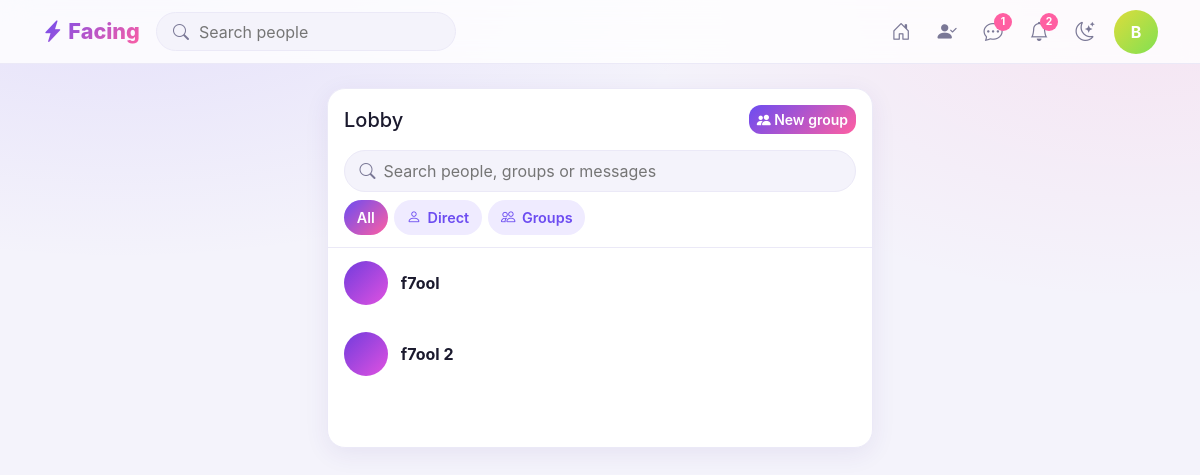
Page /messages/ (signed in) on the earlier database version.
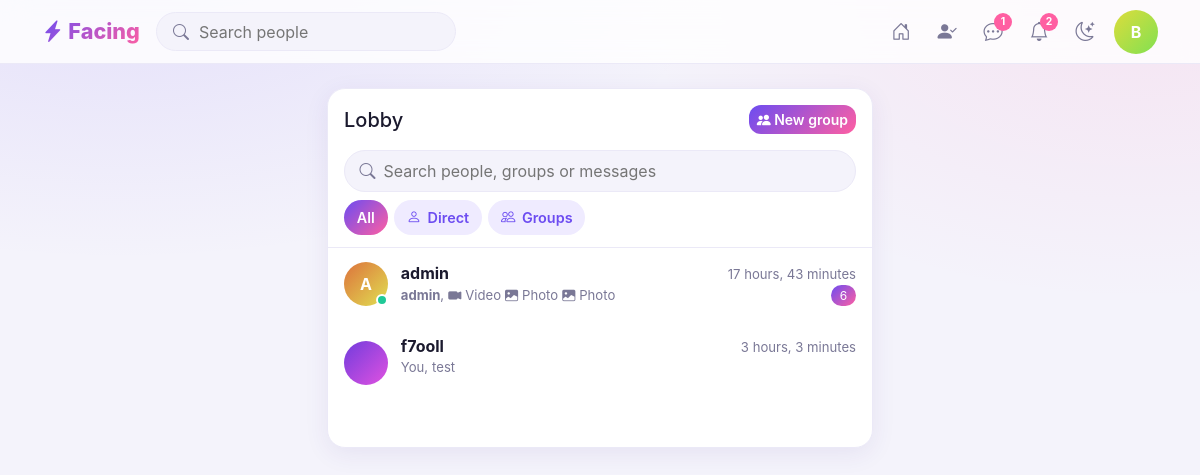
Same page on the later database version.
### accounts/models.py (models this page shows, shortened)
class User(AbstractBaseUser, PermissionsMixin):
    class Colors(models.IntegerChoices):
        YELLOW = 20, "Yellow"
        AQUA = 180, "Aqua"
        GBLUE = 150, "Green Blue"
        BLUE = 200, "Blue"
        GREEN = 100, "Green"
        PURPLE = 240, "Purple"
        YGREEN = 60, "Yellow Green"
        DPURPLE = 260, "Deep Purple"
    id = models.UUIDField(primary_key=True, default=uuid.uuid4, editable=False)
    username = models.CharField(max_length=50, unique=True)
    email = models.EmailField(max_length=300, unique=True)
    img = models.ImageField(upload_to="ProfileImg", null=True, blank=True)
    color = models.IntegerField(
        choices=Colors.choices, default=random.choice(Colors.values)
    )
    bio = models.CharField(max_length=100, null=True, blank=True)
    city = models.CharField(max_length=100, null=True, blank=True)
    place = models.CharField(max_length=100, null=True, blank=True)
    is_private = models.BooleanField(default=False)
    show_followers = models.BooleanField(default=True)
    show_following = models.BooleanField(default=True)
    check_follower = models.BooleanField(default=False)
    slug = models.SlugField(null=True, blank=True)
    verified = models.BooleanField(default=False)
    is_active = models.BooleanField(default=True)
    is_staff = models.BooleanField(default=False)
    is_admin = models.BooleanField(default=False)
    is_superuser = models.BooleanField(default=False)
    date_joined = models.DateTimeField(auto_now_add=True)
    last_login = models.DateTimeField(auto_now=True)
    USERNAME_FIELD = "email"
    REQUIRED_FIELDS = ["username"]
    objects = UserManager()

### message/models.py (models this page shows, shortened)
class Conversation(models.Model):
    id = models.UUIDField(primary_key=True, default=uuid.uuid4, editable=False)
    participants = models.ManyToManyField(User, related_name="conversations")
    admin = models.ManyToManyField(User, related_name="conversation_admin", blank=True)
    is_group = models.BooleanField(default=False)
    group_name = models.CharField(max_length=100, null=True, blank=True, unique=True)
    group_image = models.ImageField(upload_to="group_images/")
    created_at = models.DateTimeField(auto_now_add=True)
    updated_at = models.DateTimeField(auto_now=True)
    class Meta:
        ordering = ["-updated_at"]

class Message(models.Model):
    id = models.UUIDField(primary_key=True, default=uuid.uuid4, editable=False)
    conversation = models.ForeignKey(
        Conversation, related_name="messages", on_delete=models.CASCADE
    )
    sender = models.ForeignKey(
        User, related_name="message_sender", on_delete=models.CASCADE
    )
    content = models.TextField(
        validators=[MaxLengthValidator(2000)], null=True, blank=True
    )
    read = models.BooleanField(default=False)
    read_by = models.ManyToManyField(User, related_name="read_messages", blank=True)
    timestamp = models.DateTimeField(auto_now_add=True)
    class Meta:
        ordering = ["-timestamp"]

### message/views.py (the view)
# urls.py: path("", views.lobby, name="lobby"),
@login_required
def lobby(request):
    message = Message.objects.filter(
        conversation__participants=request.user
    ).select_related("sender")
    conversations = (
        Conversation.objects.filter(participants=request.user)
        .prefetch_related(
            "participants",
            Prefetch(
                "messages",
                message.prefetch_related(Prefetch("attachments")).order_by("timestamp"),
                "messages_filter",
            ),
        )
        .annotate(
            latest_messages=Max("messages__timestamp"),
            unread_count=Case(
                When(
                    is_group=False,
                    then=Count(
                        "messages",
                        filter=Q(messages__read=False)
                        & ~Q(messages__sender=request.user),
                        distinct=True,
                    ),
                ),
                When(
                    is_group=True,
                    then=Count(
                        "messages",
                        filter=Q(messages__read=False)
                        & ~Q(messages__read_by=request.user)
                        & ~Q(messages__sender=request.user),
                        distinct=True,
                    ),
                ),
            ),
            readed=Exists(
                Message.objects.filter(
                    read=True,
                    sender=request.user,
                    conversation=OuterRef("id"),
                )
            ),
        )
        .order_by("-latest_messages")
        .distinct()
    )
    context = {"conversations": conversations}
    return render(request, "messages/lobby.html", context)

### templates/messages/lobby.html (shortened to what this page needs)
{% extends 'base.html' %}
{% block body %}
<main class="container py-4"><div class="row justify-content-center"><div class="col-lg-6">
  <div class="card">
    <div class="chat-side-head">
      <h5 class="mb-0">Lobby</h5>
      <a class="btn btn-brand btn-sm ms-auto" href="{% url 'group' %}"><i class="bi bi-people-fill"></i> New group</a>
    </div>
    <div class="px-3 pb-2">
      <div class="search-box">
        <i class="bi bi-search"></i>
        <input type="search" placeholder="Search people, groups or messages" aria-label="Search conversations" data-live-search="#convList" autocomplete="off">
      </div>
    </div>
    <div class="chat-tabs" role="tablist">
      <button type="button" class="chip active" data-tab="all" data-tab-for="#convList">All</button>
      <button type="button" class="chip" data-tab="direct" data-tab-for="#convList"><i class="bi bi-person"></i> Direct</button>
      <button type="button" class="chip" data-tab="group" data-tab-for="#convList"><i class="bi bi-people"></i> Groups</button>
    </div>
    <div class="conv-list" id="convList">
      {% for i in conversations %}
        {% if i.is_group == False %}
          <a class="conv" data-item data-type="direct" href="{% url 'chat' i.id %}">
            <span class="av-wrap">
              {% if request.user == i.participants.first %}
                <span class="av" style="{% if i.participants.last.img %}background-image:url('{{ i.participants.last.img.url }}');background-size:cover;background-position:center;{% else %}--h:{{i.participants.last.color}}{% endif %}">{% if not i.participants.last.img %}{{ i.participants.last.username|first|upper }}{% endif %}</span>
              {% else %}
                <span class="av" style="{% if i.participants.first.img %}background-image:url('{{ i.participants.first.img.url }}');background-size:cover;background-position:center;{% else %}--h:{{i.participants.first.color}}{% endif %}">{% if not i.participants.first.img %}{{ i.participants.first.username|first|upper }}{% endif %}</span>
              {% endif %}
              <span class="online-dot" title="Online"></span>
            </span>
            <div class="conv-main">
              <div class="d-flex align-items-baseline gap-2">
                <b class="conv-name">
                  {% if i.participants.first != request.user %}
                    {{i.participants.first.username}}
                  {% else %}
                    {{i.participants.last.username}}
                    {% if i.participants.last.virified %}
                      <i class="bi bi-patch-check-fill verified" title="Verified"></i>
                    {% endif %}
                  {% endif %}
                </b>
                <small class="conv-time">{{i.updated_at|timesince}}</small></div>
                <div class="d-flex align-items-center gap-2">
                  {% if i.messages.all %}
                    <small class="conv-last d-flex">
                        {% if request.user != i.messages.first.sender %}
                          <b> {{ i.messages.first.sender.username }} </b>,
                        {% else %}
                          You,
                        {% endif %}
                        {% if i.messages.first.content %}
                          <p class='ms-1'> {{i.messages.first.content|truncatewords:2}} </p>
                          {% if request.user == i.messages.first.sender %}
                          {% if i.readed %}
                          <i class="bi bi-check2-all ticks seen "></i>
                          {% endif %}
                          {% endif %}
                        {% else  %}
                          {% for msg in i.messages.all %}
                            {% if msg.attachments.last.file_type == 'image' %}
                              <i class="bi bi-image-fill ms-1 me-1"></i> Photo
                            {% elif msg.attachments.last.file_type == 'video' %}
                              <i class="bi bi-camera-video-fill ms-1 me-1"></i> Video
                            {% endif %}
                          {% endfor %}
                        {% endif %}
                    </small>
                      {% if  i.unread_count %}
                      <span class="pill-count ms-auto">{{i.unread_count}}</span>
                      {% endif %}
                  {% endif %}
              </div>
            </div>
          </a>
        {% else %}
          <a class="conv"  class="group-only" data-item data-type="group" href="{% url 'chat' i.id %}">
            <span class="av sm">
              <span class="av" style="background-image:url('{{ i.group_image.url }}');background-size:cover;background-position:center;"></span>
            </span>
            <div class="conv-main">
              <div class="d-flex align-items-baseline gap-2"><b class="conv-name">{{i.group_name}}</b><small class="conv-time">{{i.messages.first.timestamp|timesince}}</small></div>
              <div class="d-flex align-items-center gap-2">
                  {% if i.messages.all %}
                    <small class="conv-last d-flex">
                        {% if request.user != i.messages.first.sender %}
                          <b> {{ i.messages.first.sender.username }} </b>,
                        {% else %}
                          You,
                        {% endif %}
                        {% if i.messages.first.content %}
                          <p class='ms-1'> {{i.messages.first.content|truncatewords:2}} </p>
                        {% endif %}
                    </small>
                  {% endif %}
              </div>
            </div>
          </a>
        {% endif %}
      {% endfor %}
    </div>
  </div>
</div></div></main>
{% endblock body %}

### templates/base.html (shortened to what this page needs)
{% load static %}
<!doctype html>
<html lang="en"><head>
<link href="{% static 'assets/vendor/bootstrap/bootstrap.min.css' %}" rel="stylesheet">
<link href="{% static 'assets/vendor/bootstrap-icons/bootstrap-icons.min.css' %}" rel="stylesheet">
<link href="{% static 'assets/css/style.css' %}" rel="stylesheet">
<link href="{% static 'assets/css/stories.css' %}" rel="stylesheet">
<link href="{% static 'assets/css/chat.css' %}" rel="stylesheet">
</head>
<body>
{% include 'navbar.html' %}
{% block body %}
{% endblock body %}
</body>
</html>

### templates/navbar.html (shortened to what this page needs)
<nav class="topbar sticky-top"><div class="container d-flex align-items-center gap-3">
  <a class="brand" href="{% url 'home' %}"><i class="bi bi-lightning-charge-fill"></i> Facing</a>
  {% if request.user.is_authenticated %}
  <form class="search d-none d-md-flex" action='{% url "search" %}'><i class="bi bi-search muted"></i><input placeholder="Search people" aria-label="Search" name='u'></form>
  <div class="ms-auto d-flex align-items-center gap-1">
    <a class="nav-i" data-p="feed" {% if request.path == '/' %} aria-current="page" {% endif %} href="{% url 'home' %}" title="Home"><i class="bi bi-house-door"></i></a>
    <a class="nav-i" data-p="friends"  href="{% url 'requests' %}" title="Friend requests"> <i class="bi bi-person-check-fill"></i></a>
    <button class="nav-i" type="button" id="msgToggle" title="Messages" aria-label="Messages" aria-expanded="false" aria-controls="msgPanel"><i class="bi bi-chat-dots"></i><b class="dot">1</b></button>
    <a class="nav-i" data-p="notifications" href="notifications.html" title="Notifications"><i class="bi bi-bell"></i><b class="dot">2</b></a>
    {% endif %}
    <button class="nav-i" {% if user.is_anonymous %} style='margin-left:auto'{% endif %} type="button" data-theme-toggle title="Toggle theme"><i class="bi bi-moon-stars"></i></button>
    <div class="dropdown ms-1">
      {% if request.user.is_authenticated %}
      <a href="#" data-bs-toggle="dropdown" aria-label="Account">
          <span class="av " id="avatarPrev"
              style="{% if user.img %}background-image:url('{{ request.user.img.url }}');background-size:cover;background-position:center;{% else %}--h:{{request.user.color}}{% endif %}">
              {% if not request.user.img %}{{ user.username|first|upper }}{% endif %}
          </span>
      </a>
      {% else %}
      <a  href="{% url 'account_login' %}">Login /</a>
      <a  href="{% url 'account_signup' %}">Signup</a>
      {% endif %}
    </div>
  </div></div>
</nav>

Differences in the rows shown:
removed Conversation: group_name "f7ool"
removed Conversation: group_name "f7ool 2"
added Conversation: participants.first.username|first "A", participants.first.username "admin", updated_at "17 hours, 43 minutes", messages.first.sender.username "admin", unread_count "6"
added Message: shows "Video"
added Message: shows "Photo"
added Message: shows "Photo"
added Conversation: group_name "f7ooll", messages.first.timestamp "3 hours, 3 minutes", shows "You,", messages.first.content "test"
